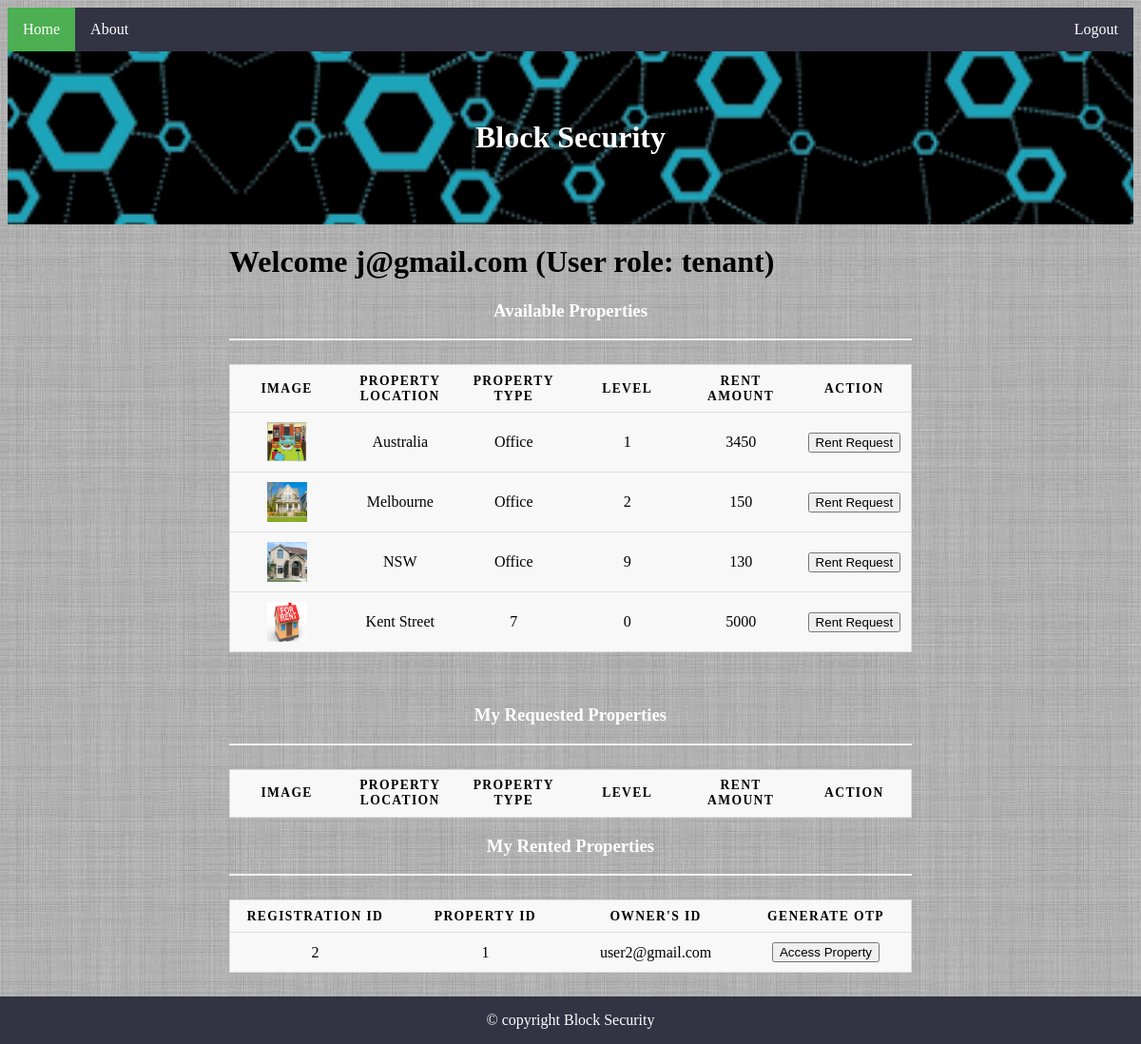
The page /tenant.php (signed in) on the database its author committed.
### tables this page shows
CREATE TABLE `proplist` (
  `prop_id` int(11) NOT NULL,
  `email` varchar(30) NOT NULL,
  `location` varchar(40) NOT NULL,
  `type` varchar(40) NOT NULL,
  `level` int(20) NOT NULL,
  `price` int(10) NOT NULL,
  `state` varchar(10) NOT NULL,
  `file_name` varchar(40) NOT NULL
);

CREATE TABLE `rent_agreement` (
  `rent_id` int(11) NOT NULL,
  `prop_id` int(11) DEFAULT NULL,
  `rent_owner` varchar(30) DEFAULT NULL,
  `rent_tenant` varchar(30) DEFAULT NULL
);

### tenant.php (the view, shortened to what this page needs)
<?php
	include "common.php";
?>
<html>
<head>
	<link rel="stylesheet" type="text/css" href="./style/bsec_style.css">
</head>
<body>
	<ul class="menu_item">
	  <li><a class="select" href="index.php">Home</a></li>
	  <li><a href="About.html">About</a></li>
	  <li class="login"><a href="logout.php">Logout</a></li>
	</ul>
	<div class="banner">
	  <a href="index.php">
		 <br/><br/><center><h1>Block Security</h1></center><br/><br/>
	  </a>
	</div>
	<div style="overflow:auto">
	  <div class="left">
	  </div>
	  <div class="main">
		<h1>Welcome <?php echo $_SESSION['login_user'].' (User role: '.$_SESSION['usertype'].')'?></h1>
		<caption><h3>Available Properties</h3></caption>
					<hr></hr>
					<table>
					  <thead>
						<tr>
						  <th scope="col">Image</th>
						  <th scope="col">Property Location</th>
						  <th scope="col">Property Type</th>
						  <th scope="col">Level</th>
						  <th scope="col">Rent Amount</th>
						  <th scope="col">Action</th>
						</tr>
					  </thead>
					  <tbody>
					  <?php
						$conn = new mysqli($servername, $username, $password,$dbname);
						$sql='SELECT * FROM `proplist` ;';
						if($query = mysqli_query($conn, $sql))
						{
							while($row = mysqli_fetch_array($query))
							{
								$location = $row["location"];
								$type = $row["type"];
								$level = $row["level"];
								$price = $row["price"];
								$file_name =$row["file_name"];
					  ?>
						<tr>
							<form action="req_pro.php" method="post" enctype="multipart/form-data">
							  <td data-label="image"><img src="<?php echo($file_name);?>" height="42" width="42"> </td>
							  <td data-label="name"><?php echo($location);?></td>
							  <td data-label="type"><?php echo($type);?></td>
							  <td data-label="level"><?php echo($level);?></td>
							  <td data-label="price"><?php echo($price);?></td>
							  <td data-label="update"><input type="submit" name="Rent" value="Rent Request"></td>
							</form>
						</tr>
						<?php }}?>
					  </tbody>
					</table>
		<br/><br/>
		<caption><h3>My Requested Properties</h3></caption>
		<hr></hr>
		<table>
		  <thead>
			<tr>
			  <th scope="col">Image</th>
			  <th scope="col">Property Location</th>
			  <th scope="col">Property Type</th>
			  <th scope="col">Level</th>
			  <th scope="col">Rent Amount</th>
			  <th scope="col">Action</th>
			</tr>
		  </thead>
		</table>
		<caption><h3>My Rented Properties</h3></caption>
		<hr></hr>
		<table>
		  <thead>
			<tr>
			  <th scope="col">Registration ID</th>
			  <th scope="col">Property ID</th>
			  <th scope="col">Owner's ID</th>
			  <th scope="col">Generate OTP</th>
			</tr>
		  </thead>
		  <tbody>
		  <?php
			$conn = new mysqli($servername, $username, $password,$dbname);
			$sql="SELECT * FROM `rent_agreement` where rent_agreement.rent_tenant='".$_SESSION['login_user']."';";
			if($query = mysqli_query($conn, $sql))
			{
				while($row = mysqli_fetch_array($query))
				{
					$id = $row["rent_id"];
					$prop_id = $row["prop_id"];
					$owner =$row["rent_owner"];
		  ?>
			<tr>
				<form action="otp.php" method="post" enctype="multipart/form-data">
				  <td data-label="reg_id"><?php echo($id);?></td>
				  <td data-label="prop_id"><?php echo($prop_id);?></td>
				  <td data-label="owner"><?php echo($owner);?></td>
				  <td data-label="update"><input type="submit" name="access" value="Access Property"></td>
				</form>
			</tr>
			<?php }}?>
		  </tbody>
		</table>
	  </div>
	  <div class="right">
	  </div>
	  <div class="copyright"><a href="copyright.html">© copyright Block Security</a></div>
	  </div>
</body>
</html>

### style/bsec_style.css (style rules this page uses)
* { box-sizing: border-box; }
body { font-family:Verdana;color:#000000; background-image: url("../resources/back.jpg"); }
.banner { background-color:#e6e6e6; padding:15px; text-align:center; background-image: url("../resources/banner.png"); background-size: cover; background-position: center; }
.left { width:18%; float:left; }
.main { float:left; width:64%; padding:0 20px; }
.right { width:18%; }
.copyright { background-color: #e6e6e6; background-color: #334; text-align:center; padding:10px; margin-top:7px; position : absolute; width:100%; right: 0px; padding-top:2vh; padding-bottom: 2vh; }
.copyright a, h3 { text-decoration: none; color:#ffffff; text-align: center; }
ul.menu_item { list-style-type: none; margin: 0; padding: 0; overflow: hidden; background-color: #334; }
ul.menu_item li { float: left; }
ul.menu_item li.login { float: right; }
ul.menu_item li a { display: block; color: white; text-align: center; padding: 14px 16px; text-decoration: none; }
ul.menu_item li a.select { background-color: #4CAF51; }
table { border-collapse: collapse; border-spacing: 0; }
td { padding: 0; }
a { text-decoration: none; color: white; }
form { border: 3px solid #f1f1f1; }
hr { border: 1px solid #f1f1f1; margin-bottom: 25px; }
table { border: 1px solid #ccc; border-collapse: collapse; margin: 0; padding: 0; width: 100%; table-layout: fixed; }
table tr { background-color: #f8f8f8; border: 1px solid #ddd; padding: .35em; }
table th, table td { padding: .625em; text-align: center; }
table th { font-size: .85em; letter-spacing: .1em; text-transform: uppercase; }

### rows shown on the page
proplist: file_name (picture), location "Australia", type "Office", level "1", price "3450"
proplist: file_name (picture), location "Melbourne", type "Office", level "2", price "150"
proplist: file_name (picture), location "NSW", type "Office", level "9", price "130"
proplist: file_name (picture), location "Kent Street", type "7", level "0", price "5000"
rent_agreement: rent_id "2", prop "1", rent_owner "user2@gmail.com"

### other values the page prints
$_SESSION['login_user'] "j@gmail.com"
$_SESSION['usertype'] "tenant"
